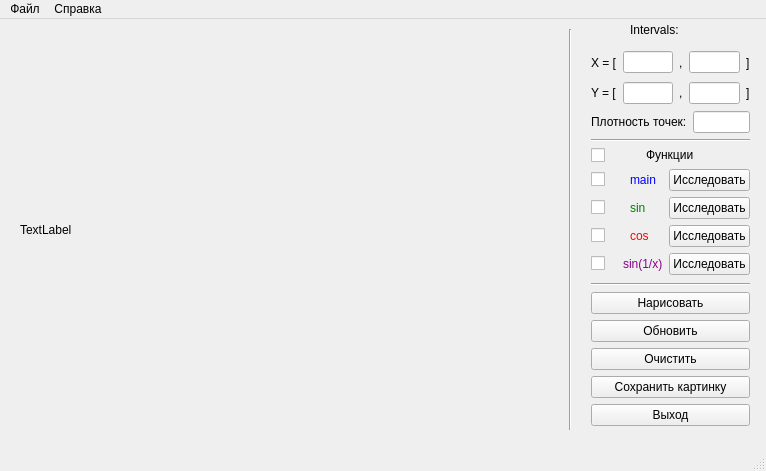
<?xml version="1.0" encoding="UTF-8"?>
<ui version="4.0">
 <class>MainWindow</class>
 <widget class="QMainWindow" name="MainWindow">
  <property name="geometry">
   <rect>
    <x>0</x>
    <y>0</y>
    <width>766</width>
    <height>471</height>
   </rect>
  </property>
  <property name="windowTitle">
   <string>MainWindow</string>
  </property>
  <widget class="QWidget" name="centralWidget">
   <widget class="Line" name="line">
    <property name="geometry">
     <rect>
      <x>560</x>
      <y>10</y>
      <width>20</width>
      <height>401</height>
     </rect>
    </property>
    <property name="orientation">
     <enum>Qt::Vertical</enum>
    </property>
   </widget>
   <widget class="QLabel" name="label">
    <property name="geometry">
     <rect>
      <x>630</x>
      <y>0</y>
      <width>81</width>
      <height>21</height>
     </rect>
    </property>
    <property name="text">
     <string>Intervals:</string>
    </property>
   </widget>
   <widget class="QLabel" name="outputGraph">
    <property name="geometry">
     <rect>
      <x>20</x>
      <y>20</y>
      <width>541</width>
      <height>381</height>
     </rect>
    </property>
    <property name="text">
     <string>TextLabel</string>
    </property>
   </widget>
   <widget class="QWidget" name="layoutWidget">
    <property name="geometry">
     <rect>
      <x>580</x>
      <y>20</y>
      <width>181</width>
      <height>398</height>
     </rect>
    </property>
    <layout class="QVBoxLayout" name="verticalLayout_6">
     <property name="spacing">
      <number>8</number>
     </property>
     <item>
      <layout class="QVBoxLayout" name="verticalLayout_5">
       <item>
        <layout class="QVBoxLayout" name="verticalLayout_4">
         <item>
          <layout class="QVBoxLayout" name="verticalLayout_3">
           <item>
            <layout class="QHBoxLayout" name="horizontalLayout_4">
             <item>
              <layout class="QHBoxLayout" name="horizontalLayout">
               <item>
                <widget class="QLabel" name="label_2">
                 <property name="text">
                  <string>X = [</string>
                 </property>
                </widget>
               </item>
               <item>
                <widget class="QLineEdit" name="inputLeftX"/>
               </item>
              </layout>
             </item>
             <item>
              <layout class="QHBoxLayout" name="horizontalLayout_3">
               <item>
                <layout class="QHBoxLayout" name="horizontalLayout_2">
                 <item>
                  <widget class="QLabel" name="label_3">
                   <property name="text">
                    <string>,</string>
                   </property>
                  </widget>
                 </item>
                 <item>
                  <widget class="QLineEdit" name="inputRightX"/>
                 </item>
                </layout>
               </item>
               <item>
                <widget class="QLabel" name="label_4">
                 <property name="text">
                  <string>]</string>
                 </property>
                </widget>
               </item>
              </layout>
             </item>
            </layout>
           </item>
           <item>
            <layout class="QHBoxLayout" name="horizontalLayout_5">
             <item>
              <layout class="QHBoxLayout" name="horizontalLayout_6">
               <item>
                <widget class="QLabel" name="label_5">
                 <property name="text">
                  <string>Y = [</string>
                 </property>
                </widget>
               </item>
               <item>
                <widget class="QLineEdit" name="inputLeftY"/>
               </item>
              </layout>
             </item>
             <item>
              <layout class="QHBoxLayout" name="horizontalLayout_7">
               <item>
                <layout class="QHBoxLayout" name="horizontalLayout_8">
                 <item>
                  <widget class="QLabel" name="label_6">
                   <property name="text">
                    <string>,</string>
                   </property>
                  </widget>
                 </item>
                 <item>
                  <widget class="QLineEdit" name="inputRightY"/>
                 </item>
                </layout>
               </item>
               <item>
                <widget class="QLabel" name="label_7">
                 <property name="text">
                  <string>]</string>
                 </property>
                </widget>
               </item>
              </layout>
             </item>
            </layout>
           </item>
          </layout>
         </item>
         <item>
          <layout class="QHBoxLayout" name="horizontalLayout_9">
           <item>
            <widget class="QLabel" name="label_8">
             <property name="text">
              <string>Плотность точек:</string>
             </property>
            </widget>
           </item>
           <item>
            <widget class="QLineEdit" name="inputAccuracy"/>
           </item>
          </layout>
         </item>
        </layout>
       </item>
       <item>
        <widget class="Line" name="line_3">
         <property name="orientation">
          <enum>Qt::Horizontal</enum>
         </property>
        </widget>
       </item>
       <item>
        <layout class="QVBoxLayout" name="verticalLayout_2">
         <item>
          <layout class="QHBoxLayout" name="horizontalLayout_14">
           <item>
            <widget class="QCheckBox" name="checkBox">
             <property name="text">
              <string/>
             </property>
            </widget>
           </item>
           <item>
            <widget class="QLabel" name="label_14">
             <property name="text">
              <string>&lt;html&gt;&lt;head/&gt;&lt;body&gt;&lt;p&gt;Функции&lt;/p&gt;&lt;/body&gt;&lt;/html&gt;</string>
             </property>
            </widget>
           </item>
           <item>
            <widget class="QLabel" name="label_13">
             <property name="text">
              <string/>
             </property>
             <property name="textFormat">
              <enum>Qt::AutoText</enum>
             </property>
             <property name="scaledContents">
              <bool>false</bool>
             </property>
             <property name="alignment">
              <set>Qt::AlignJustify|Qt::AlignVCenter</set>
             </property>
            </widget>
           </item>
          </layout>
         </item>
         <item>
          <layout class="QHBoxLayout" name="horizontalLayout_10">
           <item>
            <widget class="QCheckBox" name="main">
             <property name="maximumSize">
              <size>
               <width>55</width>
               <height>16777215</height>
              </size>
             </property>
             <property name="font">
              <font>
               <italic>false</italic>
               <underline>false</underline>
               <kerning>true</kerning>
              </font>
             </property>
             <property name="text">
              <string/>
             </property>
            </widget>
           </item>
           <item>
            <widget class="QLabel" name="label_9">
             <property name="text">
              <string>&lt;font color=blue&gt;  main</string>
             </property>
            </widget>
           </item>
           <item>
            <widget class="QPushButton" name="main_1">
             <property name="text">
              <string>Исследовать</string>
             </property>
            </widget>
           </item>
          </layout>
         </item>
         <item>
          <layout class="QHBoxLayout" name="horizontalLayout_11">
           <item>
            <widget class="QCheckBox" name="sin">
             <property name="maximumSize">
              <size>
               <width>60</width>
               <height>16777215</height>
              </size>
             </property>
             <property name="text">
              <string/>
             </property>
            </widget>
           </item>
           <item>
            <widget class="QLabel" name="label_10">
             <property name="text">
              <string>&lt;font color=green&gt;sin</string>
             </property>
            </widget>
           </item>
           <item>
            <widget class="QPushButton" name="main_2">
             <property name="text">
              <string>Исследовать</string>
             </property>
            </widget>
           </item>
          </layout>
         </item>
         <item>
          <layout class="QHBoxLayout" name="horizontalLayout_12">
           <item>
            <widget class="QCheckBox" name="cos">
             <property name="maximumSize">
              <size>
               <width>60</width>
               <height>16777215</height>
              </size>
             </property>
             <property name="text">
              <string/>
             </property>
            </widget>
           </item>
           <item>
            <widget class="QLabel" name="label_11">
             <property name="text">
              <string>&lt;font color=red&gt;cos</string>
             </property>
            </widget>
           </item>
           <item>
            <widget class="QPushButton" name="main_3">
             <property name="text">
              <string>Исследовать</string>
             </property>
            </widget>
           </item>
          </layout>
         </item>
         <item>
          <layout class="QHBoxLayout" name="horizontalLayout_13">
           <item>
            <widget class="QCheckBox" name="tg">
             <property name="maximumSize">
              <size>
               <width>55</width>
               <height>16777215</height>
              </size>
             </property>
             <property name="text">
              <string/>
             </property>
            </widget>
           </item>
           <item>
            <widget class="QLabel" name="label_12">
             <property name="text">
              <string>&lt;font color=darkMagenta&gt;sin(1/x)</string>
             </property>
            </widget>
           </item>
           <item>
            <widget class="QPushButton" name="main_4">
             <property name="text">
              <string>Исследовать</string>
             </property>
            </widget>
           </item>
          </layout>
         </item>
        </layout>
       </item>
      </layout>
     </item>
     <item>
      <layout class="QVBoxLayout" name="verticalLayout" stretch="0,0,0,0,0,0">
       <item>
        <widget class="Line" name="line_2">
         <property name="orientation">
          <enum>Qt::Horizontal</enum>
         </property>
        </widget>
       </item>
       <item>
        <widget class="QPushButton" name="draw">
         <property name="text">
          <string>Нарисовать</string>
         </property>
        </widget>
       </item>
       <item>
        <widget class="QPushButton" name="addFunc">
         <property name="text">
          <string>Обновить</string>
         </property>
        </widget>
       </item>
       <item>
        <widget class="QPushButton" name="clear">
         <property name="text">
          <string>Очистить</string>
         </property>
        </widget>
       </item>
       <item>
        <widget class="QPushButton" name="save">
         <property name="text">
          <string>Сохранить картинку</string>
         </property>
        </widget>
       </item>
       <item>
        <widget class="QPushButton" name="pushButton">
         <property name="text">
          <string>Выход</string>
         </property>
        </widget>
       </item>
      </layout>
     </item>
    </layout>
   </widget>
   <widget class="QLabel" name="label_15">
    <property name="geometry">
     <rect>
      <x>790</x>
      <y>100</y>
      <width>141</width>
      <height>16</height>
     </rect>
    </property>
    <property name="text">
     <string/>
    </property>
   </widget>
  </widget>
  <widget class="QMenuBar" name="menuBar">
   <property name="geometry">
    <rect>
     <x>0</x>
     <y>0</y>
     <width>766</width>
     <height>20</height>
    </rect>
   </property>
   <widget class="QMenu" name="menu">
    <property name="title">
     <string>Файл</string>
    </property>
    <addaction name="action"/>
    <addaction name="separator"/>
    <addaction name="action_3"/>
   </widget>
   <widget class="QMenu" name="menu_2">
    <property name="title">
     <string>Справка</string>
    </property>
   </widget>
   <addaction name="menu"/>
   <addaction name="menu_2"/>
  </widget>
  <widget class="QStatusBar" name="statusBar"/>
  <action name="action">
   <property name="text">
    <string>Сохранить картинку</string>
   </property>
  </action>
  <action name="action_3">
   <property name="text">
    <string>Выход</string>
   </property>
  </action>
 </widget>
 <layoutdefault spacing="6" margin="11"/>
 <resources/>
 <connections/>
</ui>
